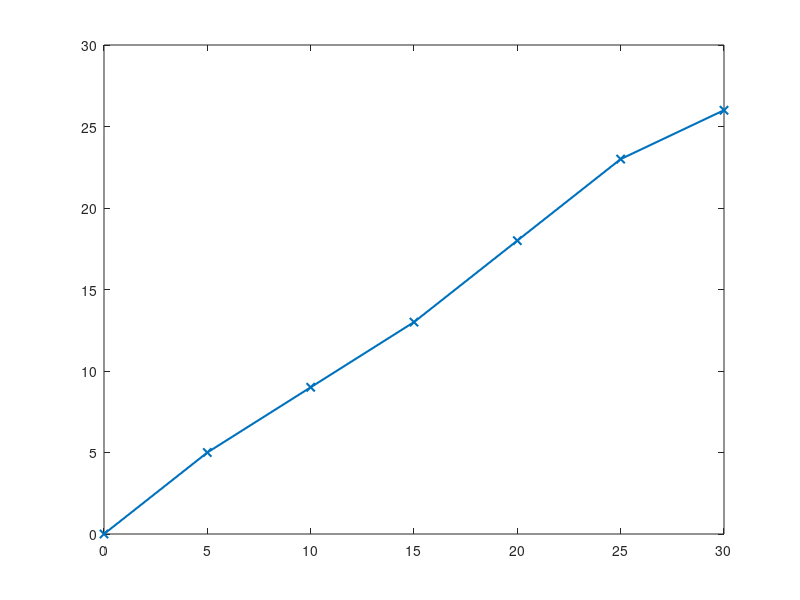

Source code (MATLAB): (Note: this script raises an error after producing the figure.)
%%
clear
close all
clc
%%
anglesIn = 0:5:30;
anglesOut = [0;5;9;13;18;23;26];

plot(anglesIn,anglesOut,'LineWidth', 1.5,'Marker','x');
hold on;
plot(anglesIn,G_angles(anglesIn),'LineWidth', 1.5);
legend("Daten","Lineare Interpolation",'Location','southeast','FontSize',12);
grid on
xlabel("Eingangs Winkel [?]");
ylabel("Ausgangs Winkel [?]")
set(gca,'FontSize',12)
set(gcf, 'Position', [100, 100, 650, 400]);

% angeDesiredIn = fsolve(@G_angles,15);

%% linear interpolation
function y = G_angles(x)
    angleDesired = 0;%14.95; %in deg
    
    % Coefficients:
      p1 = 0.87857;
      p2 = 0.25;

    y = p1*x + p2 - angleDesired; 
end



